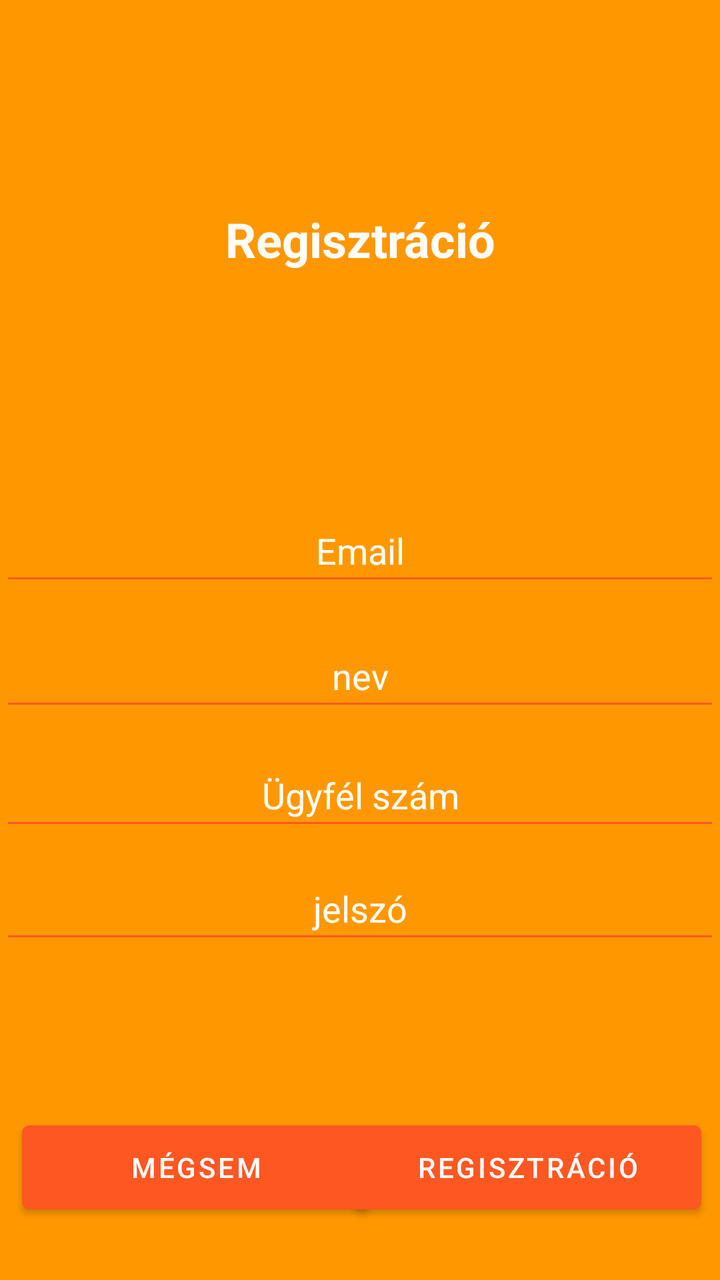
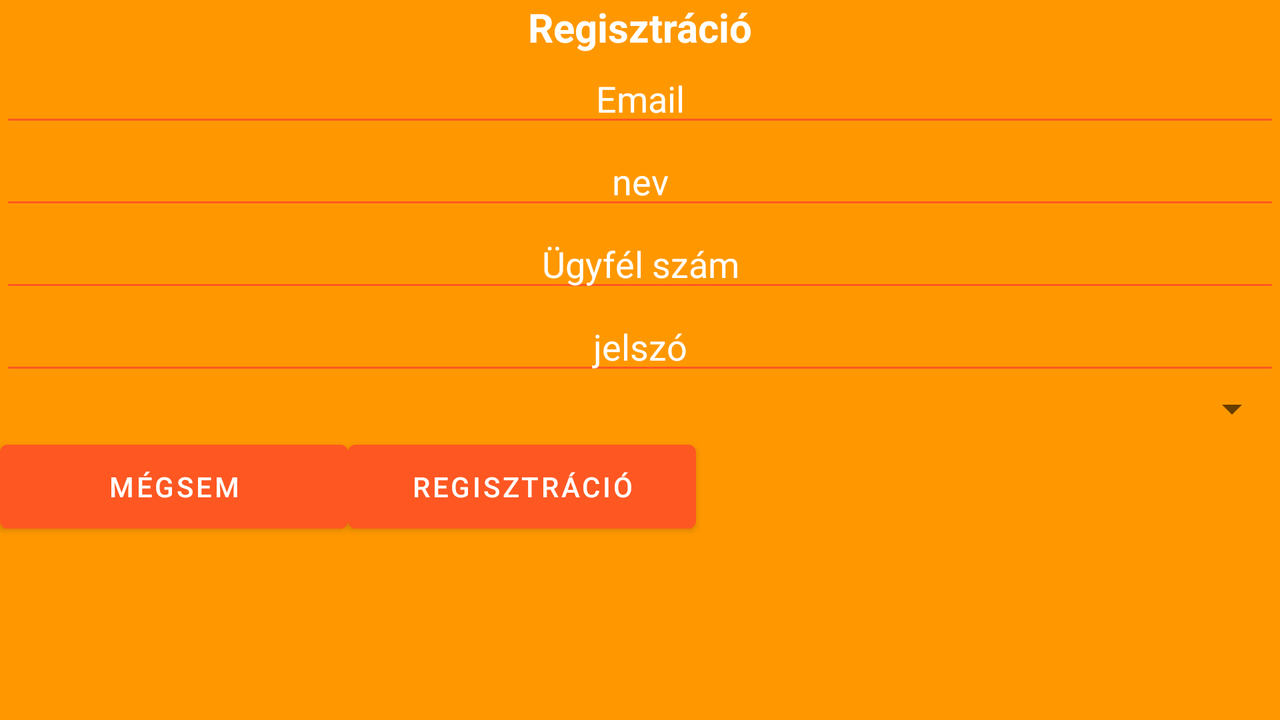

Two renders of one Android screen. The first uses the default layout on a phone; the second uses the alternative layout the repository ships for a different screen configuration, on a matching device. The two XML files are below.
<!-- AndroidManifest.xml: application theme Theme.Villanyorajelentes -->
<!-- res/layout/activity_regist.xml -->
<?xml version="1.0" encoding="utf-8"?>
<androidx.constraintlayout.widget.ConstraintLayout xmlns:android="http://schemas.android.com/apk/res/android"
    xmlns:app="http://schemas.android.com/apk/res-auto"
    xmlns:tools="http://schemas.android.com/tools"
    android:layout_width="match_parent"
    android:layout_height="match_parent"
    android:background="#FF9800"
    android:scrollbars="vertical"
    tools:context=".RegistActivity">

    <TextView
        android:id="@+id/registLable"
        android:layout_width="match_parent"
        android:layout_height="wrap_content"
        android:ems="15"
        android:text="@string/regist"
        android:textAlignment="center"
        android:textColor="@color/white"
        android:textSize="24sp"
        android:textStyle="bold"
        app:autoSizeMinTextSize="48dp"
        app:layout_constraintBottom_toBottomOf="parent"
        app:layout_constraintStart_toStartOf="parent"
        app:layout_constraintTop_toTopOf="parent"
        app:layout_constraintVertical_bias="0.17000002" />

    <EditText
        android:id="@+id/registEmailText"
        android:layout_width="match_parent"
        android:layout_height="wrap_content"
        android:backgroundTint="#FF5722"
        android:ems="10"
        android:hint="@string/email"
        android:inputType="textEmailAddress"
        android:minHeight="48dp"
        android:textAlignment="center"
        android:textColor="@color/white"
        android:textColorHint="@color/white"
        app:layout_constraintBottom_toBottomOf="parent"
        app:layout_constraintTop_toBottomOf="@+id/registLable"
        app:layout_constraintVertical_bias="0.25"
        tools:layout_editor_absoluteX="100dp" />

    <EditText
        android:id="@+id/registNameText"
        android:layout_width="match_parent"
        android:layout_height="wrap_content"
        android:backgroundTint="#FF5722"
        android:ems="10"
        android:hint="@string/nev"
        android:inputType="textPersonName"
        android:minHeight="48dp"
        android:textAlignment="center"
        android:textColor="@color/white"
        android:textColorHint="@color/white"
        app:layout_constraintBottom_toBottomOf="parent"
        app:layout_constraintTop_toBottomOf="@+id/registEmailText"
        app:layout_constraintVertical_bias="0.050000012"
        tools:layout_editor_absoluteX="0dp" />

    <EditText
        android:id="@+id/registNumberText"
        android:layout_width="match_parent"
        android:layout_height="wrap_content"
        android:backgroundTint="#FF5722"
        android:ems="10"
        android:hint="@string/memberId"
        android:inputType="number"
        android:minHeight="48dp"
        android:textAlignment="center"
        android:textColor="@color/white"
        android:textColorHint="@color/white"
        app:layout_constraintBottom_toBottomOf="parent"
        app:layout_constraintTop_toBottomOf="@+id/registNameText"
        app:layout_constraintVertical_bias="0.050000012"
        tools:layout_editor_absoluteX="100dp" />

    <EditText
        android:id="@+id/registPassText"
        android:layout_width="match_parent"
        android:layout_height="wrap_content"
        android:backgroundTint="#FF5722"
        android:hint="@string/jelszo"
        android:inputType="textPassword"
        android:minWidth="48dp"
        android:minHeight="48dp"
        android:textAlignment="center"
        android:textColor="@color/white"
        android:textColorHint="@color/white"
        app:layout_constraintBottom_toBottomOf="parent"
        app:layout_constraintTop_toBottomOf="@+id/registNumberText"
        app:layout_constraintVertical_bias="0.050000012"
        tools:layout_editor_absoluteX="100dp" />

    <Button
        android:id="@+id/registOkButton"
        android:layout_width="174dp"
        android:layout_height="54dp"
        android:backgroundTint="#FF5722"
        android:text="@string/regist"
        android:textColorLink="#FFFFFF"
        android:onClick="resist"
        app:layout_constraintBottom_toBottomOf="parent"
        app:layout_constraintEnd_toEndOf="parent"
        app:layout_constraintHorizontal_bias="0.95"
        app:layout_constraintStart_toStartOf="parent"
        app:layout_constraintTop_toTopOf="parent"
        app:layout_constraintVertical_bias="0.95" />

    <Button
        android:id="@+id/registCancelButton"
        android:layout_width="174dp"
        android:layout_height="54dp"
        android:backgroundTint="#FF5722"
        android:text="@string/cancel"
        android:onClick="cancel"
        app:layout_constraintBottom_toBottomOf="parent"
        app:layout_constraintEnd_toEndOf="parent"
        app:layout_constraintHorizontal_bias="0.06"
        app:layout_constraintStart_toStartOf="parent"
        app:layout_constraintTop_toTopOf="parent"
        app:layout_constraintVertical_bias="0.95" />

    <Spinner
        android:id="@+id/elofizetesTipus"
        android:layout_width="409dp"
        android:layout_height="wrap_content"
        app:layout_constraintBottom_toBottomOf="parent"
        app:layout_constraintTop_toBottomOf="@+id/registPassText"
        app:layout_constraintVertical_bias="0.050000012"
        tools:layout_editor_absoluteX="1dp"
        tools:ignore="MissingConstraints" />


</androidx.constraintlayout.widget.ConstraintLayout>
<!-- resources referenced by this layout -->
<resources>
  <string name="cancel">Mégsem</string>
  <string name="email">Email</string>
  <string name="jelszo">jelszó</string>
  <string name="memberId">Ügyfél szám</string>
  <string name="nev">nev</string>
  <string name="regist">Regisztráció</string>
  <style name="Theme.Villanyorajelentes" parent="Theme.MaterialComponents.DayNight.DarkActionBar">
          
          <item name="colorPrimary">@color/purple_500</item>
          <item name="colorPrimaryVariant">@color/purple_700</item>
          <item name="colorOnPrimary">@color/white</item>
          
          <item name="colorSecondary">@color/teal_200</item>
          <item name="colorSecondaryVariant">@color/teal_700</item>
          <item name="colorOnSecondary">@color/black</item>
          
          <item name="android:statusBarColor" tools:targetApi="l">?attr/colorPrimaryVariant</item>
          
      </style>
</resources>
<!-- res/layout-land/activity_regist.xml (the repository's variant of the layout above) -->
<!-- drawn on the phone turned sideways -->
<?xml version="1.0" encoding="utf-8"?>
<androidx.constraintlayout.widget.ConstraintLayout xmlns:android="http://schemas.android.com/apk/res/android"
    xmlns:app="http://schemas.android.com/apk/res-auto"
    xmlns:tools="http://schemas.android.com/tools"
    android:layout_width="match_parent"
    android:layout_height="match_parent"
    android:background="#FF9800"
    android:scrollbars="vertical"
    tools:context=".RegistActivity">


    <ScrollView
        android:layout_width="match_parent"
        android:layout_height="match_parent"
        app:layout_constraintBottom_toBottomOf="parent"
        app:layout_constraintVertical_bias="0.95"
        tools:ignore="MissingConstraints"
        tools:layout_editor_absoluteX="1dp">

        <LinearLayout
            android:layout_width="match_parent"
            android:layout_height="match_parent"
            android:orientation="vertical">

            <TextView
                android:id="@+id/registLable"
                android:layout_width="match_parent"
                android:layout_height="wrap_content"
                android:ems="10"
                android:text="@string/regist"
                android:textAlignment="center"
                android:textColor="@color/white"
                android:textSize="20dp"
                android:textStyle="bold"
                app:autoSizeMinTextSize="48dp"
                app:layout_constraintBottom_toBottomOf="parent"
                app:layout_constraintStart_toStartOf="parent"
                app:layout_constraintTop_toTopOf="parent"
                app:layout_constraintVertical_bias="0.013" />

            <EditText
                android:id="@+id/registEmailText"
                android:layout_width="match_parent"
                android:layout_height="wrap_content"
                android:backgroundTint="#FF5722"
                android:ems="10"
                android:hint="@string/email"
                android:inputType="textEmailAddress"
                android:textAlignment="center"
                android:textColor="@color/white"
                android:textColorHint="@color/white"
                app:layout_constraintBottom_toBottomOf="parent"
                app:layout_constraintTop_toBottomOf="@+id/registLable"
                app:layout_constraintVertical_bias="0.049"
                tools:layout_editor_absoluteX="1dp" />

            <EditText
                android:id="@+id/registNameText"
                android:layout_width="match_parent"
                android:layout_height="wrap_content"
                android:backgroundTint="#FF5722"
                android:ems="10"
                android:hint="@string/nev"
                android:inputType="textPersonName"
                android:textAlignment="center"
                android:textColor="@color/white"
                android:textColorHint="@color/white"
                app:layout_constraintBottom_toBottomOf="parent"
                app:layout_constraintTop_toBottomOf="@+id/registEmailText"
                app:layout_constraintVertical_bias="0.050000012"
                tools:layout_editor_absoluteX="0dp" />

            <EditText
                android:id="@+id/registNumberText"
                android:layout_width="match_parent"
                android:layout_height="wrap_content"
                android:backgroundTint="#FF5722"
                android:hint="@string/memberId"
                android:inputType="number"
                android:textAlignment="center"
                android:textColor="@color/white"
                android:textColorHint="@color/white"
                app:layout_constraintBottom_toBottomOf="parent"
                app:layout_constraintTop_toBottomOf="@+id/registNameText"
                app:layout_constraintVertical_bias="0.050000012"
                tools:layout_editor_absoluteX="100dp" />

            <EditText
                android:id="@+id/registPassText"
                android:layout_width="match_parent"
                android:layout_height="wrap_content"
                android:backgroundTint="#FF5722"
                android:hint="@string/jelszo"
                android:inputType="textPassword"
                android:textAlignment="center"
                android:textColor="@color/white"
                android:textColorHint="@color/white"
                app:layout_constraintBottom_toBottomOf="parent"
                app:layout_constraintTop_toBottomOf="@+id/registNumberText"
                app:layout_constraintVertical_bias="0.050000012"
                tools:layout_editor_absoluteX="100dp" />

            <Spinner
                android:id="@+id/elofizetesTipus"
                android:layout_width="match_parent"
                android:layout_height="wrap_content"
                app:layout_constraintBottom_toBottomOf="parent"
                app:layout_constraintTop_toBottomOf="@+id/registPassText"
                app:layout_constraintVertical_bias="0.050000012"
                tools:ignore="MissingConstraints"
                tools:layout_editor_absoluteX="1dp" />

            <LinearLayout
                android:layout_width="match_parent"
                android:layout_height="match_parent"
                android:orientation="horizontal">
                <Button
                    android:id="@+id/registCancelButton"
                    android:layout_width="174dp"
                    android:layout_height="54dp"
                    android:backgroundTint="#FF5722"
                    android:onClick="cancel"
                    android:text="@string/cancel"
                    app:layout_constraintBottom_toBottomOf="parent"
                    app:layout_constraintEnd_toEndOf="parent"
                    app:layout_constraintHorizontal_bias="0.06"
                    app:layout_constraintStart_toStartOf="parent"
                    app:layout_constraintTop_toTopOf="parent"
                    app:layout_constraintVertical_bias="0.95" />
                <Button
                    android:id="@+id/registOkButton"
                    android:layout_width="174dp"
                    android:layout_height="54dp"
                    android:backgroundTint="#FF5722"
                    android:onClick="resist"
                    android:text="@string/regist"
                    android:textColorLink="#FFFFFF"
                    app:layout_constraintBottom_toBottomOf="parent"
                    app:layout_constraintEnd_toEndOf="parent"
                    app:layout_constraintHorizontal_bias="0.95"
                    app:layout_constraintStart_toStartOf="parent"
                    app:layout_constraintTop_toTopOf="parent"
                    app:layout_constraintVertical_bias="0.95" />

            </LinearLayout>




        </LinearLayout>

    </ScrollView>


</androidx.constraintlayout.widget.ConstraintLayout>
